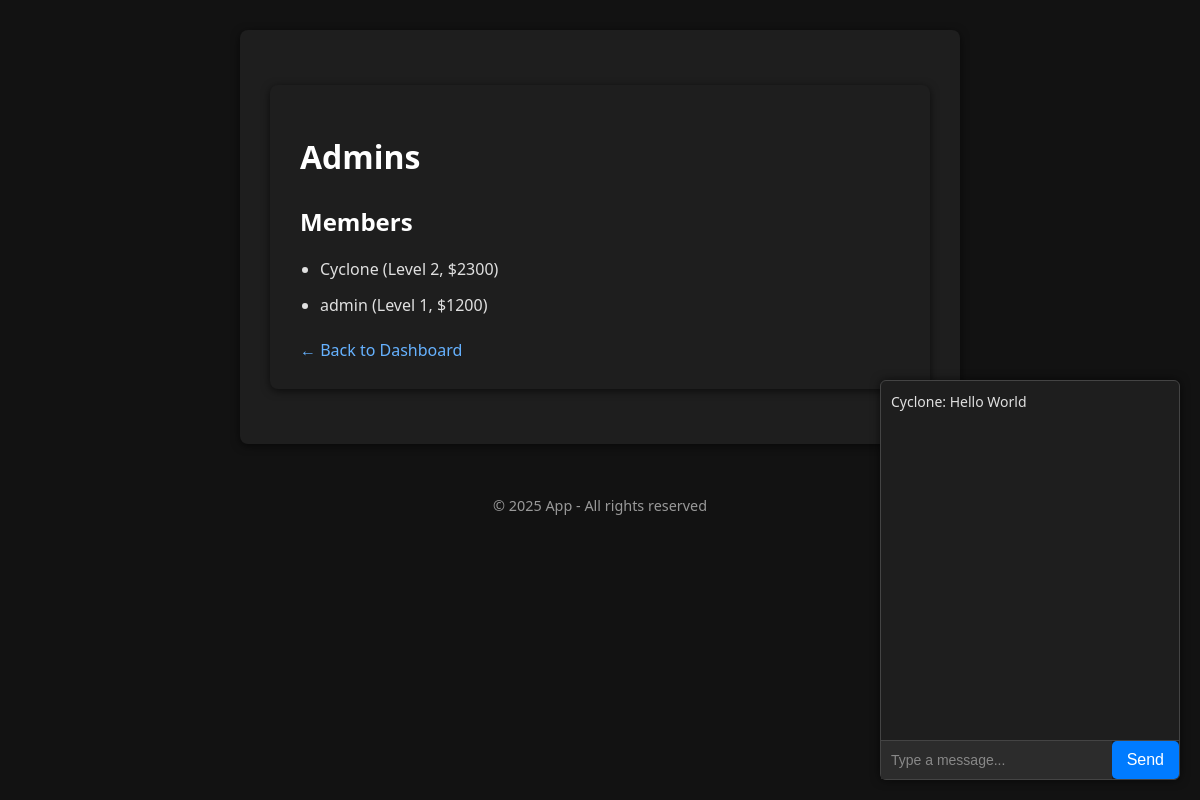
Before: /crew/1 (signed in) with the older database file.
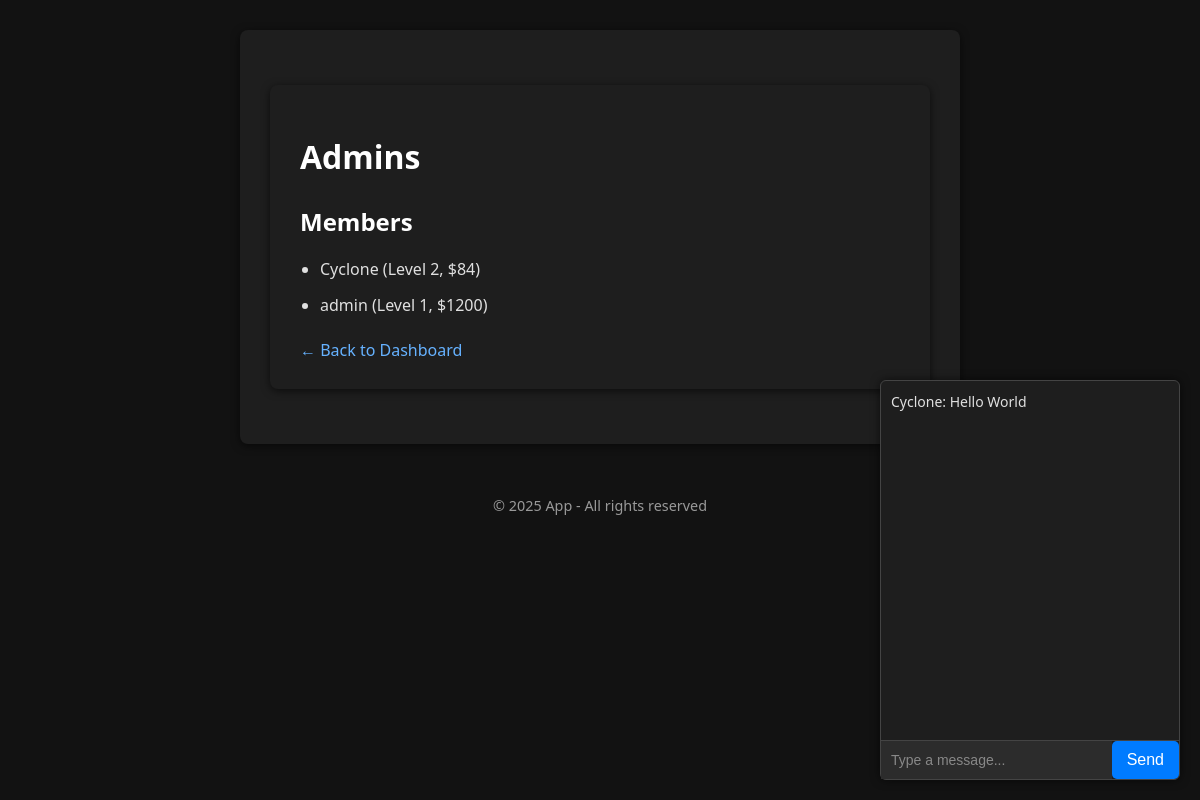
After: the same page with the newer database file.
### app.py (models this page shows, shortened)
class User(db.Model, UserMixin):
    __tablename__ = 'user'
    id = db.Column(db.Integer, primary_key=True)
    username = db.Column(db.String(150), unique=True, nullable=False)
    password_hash = db.Column(db.String(150), nullable=False)
    crew_id = db.Column(db.Integer, db.ForeignKey('crew.id'), nullable=True)
    xp = db.Column(db.Integer, default=0)
    level = db.Column(db.Integer, default=1)
    money = db.Column(db.Integer, default=0)
    last_seen = db.Column(db.DateTime, default=datetime.utcnow)
    last_earned = db.Column(db.DateTime, default=None, nullable=True)

### app.py (the view)
@app.route('/crew/<int:crew_id>')
@login_required
def crew_page(crew_id):
    crew = Crew.query.get_or_404(crew_id)
    members = User.query.filter_by(crew_id=crew.id).all()
    messages = CrewMessage.query.filter_by(crew_id=crew.id).order_by(CrewMessage.timestamp.desc()).limit(50).all()
    return render_template('crew_page.html', crew=crew, members=members, messages=messages)

### app.py (called while the page is built)
@app.before_request
def update_last_seen():
    if current_user.is_authenticated:
        current_user.last_seen = datetime.utcnow()
        db.session.commit()

@login_manager.user_loader
def load_user(user_id):
    return User.query.get(int(user_id))

### templates/crew_page.html (shortened to what this page needs)
{% extends "base.html" %}
{% block content %}
<main>
  <h1>{{ crew.name }}</h1>
  <h2>Members</h2>
  <ul>
    {% for member in members %}
      <li>{{ member.username }} (Level {{ member.level }}, ${{ member.money }})</li>
    {% endfor %}
  </ul>
  {% if current_user.crew_id == crew.id %}
    <div class="back">
            <a href="{{ url_for('dashboard') }}">← Back to Dashboard</a>
        </div>
  {% endif %}
</main>
<body>
  <div id="floating-chat">
  <div id="chat-messages"></div>
  <form id="chat-form">
    <input type="text" id="chat-input" placeholder="Type a message..." autocomplete="off" />
    <button type="submit" id="chat-submit">Send</button>
  </form>
</div>
</body>
{% endblock %}

Changed rows visible on the page:
changed User "Cyclone": money "2300" → "84"
